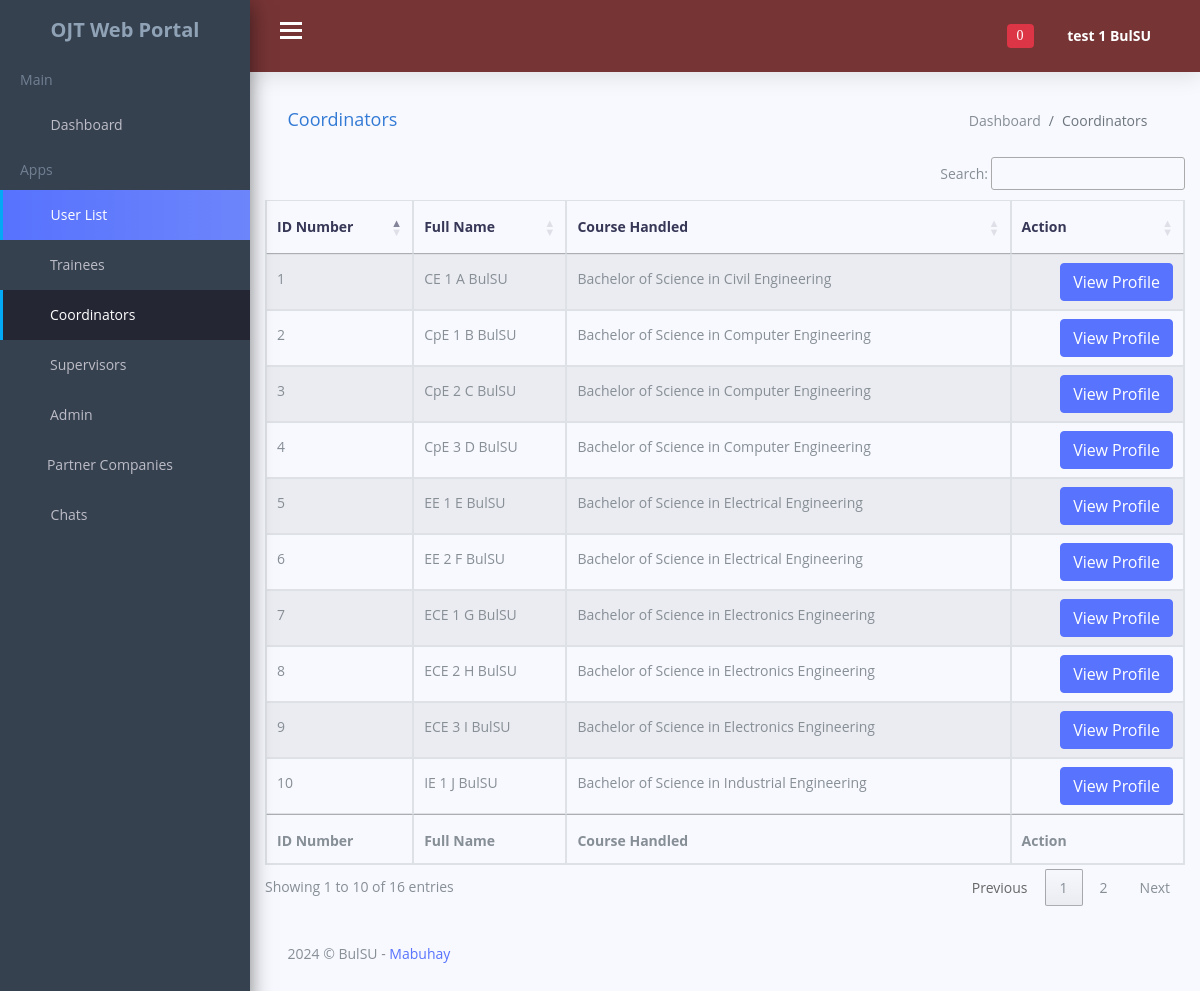
The app's page /adminportal/coordinators.php (signed in) with its own data.
### tables this page shows
CREATE TABLE `coordinators_account` (
  `id` int(11) NOT NULL,
  `uniqueID` varchar(200) NOT NULL,
  `first_name` varchar(100) NOT NULL,
  `middle_name` varchar(100) NOT NULL,
  `last_name` varchar(100) NOT NULL,
  `faculty_id` varchar(20) NOT NULL,
  `coor_dept` varchar(200) NOT NULL,
  `course_handled` varchar(200) NOT NULL,
  `complete_address` varchar(300) NOT NULL,
  `phone_number` varchar(13) NOT NULL,
  `coordinators_email` varchar(200) NOT NULL,
  `coordinators_password` varchar(200) NOT NULL,
  `coordinators_profile_picture` varchar(500) NOT NULL,
  `verification_code` int(8) NOT NULL,
  `verify_status` varchar(80) NOT NULL DEFAULT 'Not Verified',
  `online_offlineStatus` varchar(50) NOT NULL DEFAULT 'Offline'
);

### adminportal/coordinators.php (the view, shortened to what this page needs)
<?php
include '../connection/config.php';
?>
<!DOCTYPE html>
<html lang="en">
<head>
    <link href="css/lib/font-awesome.min.css" rel="stylesheet">
    <link href="css/lib/themify-icons.css" rel="stylesheet">
    <link href="css/lib/owl.carousel.min.css" rel="stylesheet" />
    <link href="css/lib/owl.theme.default.min.css" rel="stylesheet" />
    <link href="css/lib/menubar/sidebar.css" rel="stylesheet">
    <link href="css/lib/bootstrap.min.css" rel="stylesheet">
    <link href="css/lib/helper.css" rel="stylesheet">
    <link href="css/style.css" rel="stylesheet">
    <link href="css/lib/sweetalert/sweetalert.css" rel="stylesheet">
    <link href="https://cdn.datatables.net/1.13.6/css/jquery.dataTables.min.css" rel="stylesheet">
    <link href="https://cdn.datatables.net/buttons/2.4.2/css/buttons.dataTables.min.css" rel="stylesheet">
</head>
<body>
<?php
require_once 'templates/admin_navbar.php';
?>
    <div class="content-wrap">
        <div class="main">
            <div class="container-fluid">
                <div class="row">
                    <div class="col-lg-8 p-r-0 title-margin-right">
                        <div class="page-header">
                            <div class="page-title">
                                <h1>Coordinators</h1>
                            </div>
                        </div>
                    </div>
                    <div class="col-lg-4 p-l-0 title-margin-left">
                        <div class="page-header">
                            <div class="page-title">
                                <ol class="breadcrumb">
                                    <li class="breadcrumb-item">
                                        <a href="dashboard.php">Dashboard</a>
                                    </li>
                                    <li class="breadcrumb-item active">Coordinators</li>
                                </ol>
                            </div>
                        </div>
                    </div>
                </div>
                <div id="Time" class="tabpane" style="overflow: auto;">
                <table id="datatablesss" class="table table-striped table-bordered" style="width:100%">
        <thead>
            <tr>
                <th>ID Number</th>
                <th>Full Name</th>
                <th>Course Handled</th>
                <th>Action</th>
            </tr>
        </thead>
        <tbody>
            <?php
            $course_handled = $_SESSION['auth_user']['coordinator_courseHANDLED'];
            $stmt = $conn->prepare("SELECT * FROM coordinators_account WHERE coor_dept = ?");
            $stmt->execute([$course_handled]);
            $data = $stmt->fetchAll(PDO::FETCH_ASSOC);
            foreach ($data as $result) {
            ?>
            <tr>
                <td><?= $result['faculty_id'] ?></td>
                <td><?= $result['first_name'] ?> <?= $result['middle_name'] ?> <?= $result['last_name'] ?></td>
                <td><?= $result['course_handled'] ?></td>
                <td>
                    <a href="view_coordinators_profile.php?coordinators_id=<?= $result['id'] ?>" class="btn btn-primary">View Profile</a>
                </td>
            </tr>
            <?php
            }
            ?>
        </tbody>
        <tfoot>
            <tr>
                <th>ID Number</th>
                <th>Full Name</th>
                <th>Course Handled</th>
                <th>Action</th>
            </tr>
        </tfoot>
    </table>
                </div>
                <section id="main-content">
                    <div class="row">
                        <div class="col-lg-12">
                            <div class="footer">
                                <p>2024 © BulSU -
                                    <a href="#">Mabuhay</a>
                                </p>
                            </div>
                        </div>
                    </div>
                </section>
            </div>
        </div>
    </div>
</body>
</html>

### adminportal/templates/admin_navbar.php (shortened to what this page needs)
<div class="sidebar sidebar-hide-to-small sidebar-shrink sidebar-gestures">
        <div class="nano">
            <div class="nano-content">
                <ul>
                    <div class="logo"><a href="dashboard.php">
                            <span>OJT Web Portal</span></a></div>
                    <li class="label">Main</li>
                    <li><a href="dashboard.php"><i class="ti-home"></i> Dashboard </a></li>
                    <li class="label">Apps</li>
                    <li><a class="sidebar-sub-toggle"><i class="ti-user"></i> User List <span class="sidebar-collapse-icon ti-angle-down"></span></a>
                        <ul>
                            <li><a href="student_trainee.php">Trainees</a></li>
                            <li><a href="coordinators.php">Coordinators</a></li>
                            <li><a href="supervisors.php">Supervisors</a></li>
                            <li><a href="admin.php">Admin</a></li>
                        </ul>
                    </li>
                    <li><a href="partner_companies.php"><i class="ti-layout-width-default"></i>Partner Companies </a></li>
                    <li><a class="sidebar-sub-toggle"><i class="ti-comment-alt"></i> Chats <span class="sidebar-collapse-icon ti-angle-down"></span></a>
                    </li>
                </ul>
            </div>
        </div>
    </div>
    <div class="header">
        <div class="container-fluid">
            <div class="row">
                <div class="col-lg-12">
                    <div class="float-left">
                        <div class="hamburger sidebar-toggle">
                            <span class="line"></span>
                            <span class="line"></span>
                            <span class="line"></span>
                        </div>
                    </div>
                    <div class="float-right">
                        <div class="dropdown dib">
                            <div class="header-icon" data-toggle="dropdown">
                                <i class="ti-bell">
                                    <span class="badge badge-danger" id="notification-badge">
                                    <?php
                                        if(isset($_SESSION['auth_user']['admin_id'])) {
                                            $adminID = $_SESSION['auth_user']['admin_id'];
                                            $unread = 'Unread';
                                            $stmt = $conn->prepare("SELECT COUNT(*) AS total_unread FROM admin_system_notification WHERE admin_id = ? AND status = ?");
                                            $stmt->execute([$adminID, $unread]);
                                            $result = $stmt->fetch(PDO::FETCH_ASSOC);
                                            $totalUnread = $result['total_unread'];
                                            echo $totalUnread;
                                        }
                                    ?>
                                    </span>
                                </i>
                            </div>
                        </div>
                        <div class="dropdown dib">
                            <div class="header-icon" data-toggle="dropdown">
                            <?php
                                if(isset($_SESSION['auth_user']['admin_id'])) {
                                    $adminID = $_SESSION['auth_user']['admin_id'];
                                    $stmt = $conn->prepare("SELECT * FROM admin_account WHERE id = ? ");
                                    $stmt->execute([$adminID]);
                                    $result = $stmt->fetch(PDO::FETCH_ASSOC);
                                }
                            ?>
                                <span class="user-avatar"><?php echo $result['first_name'];?> <?php echo $result['last_name'];?>
                                    <i class="ti-angle-down f-s-10"></i>
                                </span>
                            </div>
                        </div>
                    </div>
                </div>
            </div>
        </div>
    </div>

### records on screen
coordinators_account: faculty "1", first_name "CE 1", middle_name "A", last_name "BulSU", course_handled "Bachelor of Science in Civil Engineering"
coordinators_account: faculty "2", first_name "CpE 1", middle_name "B", last_name "BulSU", course_handled "Bachelor of Science in Computer Engineering"
coordinators_account: faculty "3", first_name "CpE 2", middle_name "C", last_name "BulSU", course_handled "Bachelor of Science in Computer Engineering"
coordinators_account: faculty "4", first_name "CpE 3", middle_name "D", last_name "BulSU", course_handled "Bachelor of Science in Computer Engineering"
coordinators_account: faculty "5", first_name "EE 1", middle_name "E", last_name "BulSU", course_handled "Bachelor of Science in Electrical Engineering"
coordinators_account: faculty "6", first_name "EE 2", middle_name "F", last_name "BulSU", course_handled "Bachelor of Science in Electrical Engineering"
coordinators_account: faculty "7", first_name "ECE 1", middle_name "G", last_name "BulSU", course_handled "Bachelor of Science in Electronics Engineering"
coordinators_account: faculty "8", first_name "ECE 2", middle_name "H", last_name "BulSU", course_handled "Bachelor of Science in Electronics Engineering"
coordinators_account: faculty "9", first_name "ECE 3", middle_name "I", last_name "BulSU", course_handled "Bachelor of Science in Electronics Engineering"
coordinators_account: faculty "10", first_name "IE 1", middle_name "J", last_name "BulSU", course_handled "Bachelor of Science in Industrial Engineering"

### other values on screen
$totalUnread "0"
$result['first_name'] "test 1"
$result['last_name'] "BulSU"
